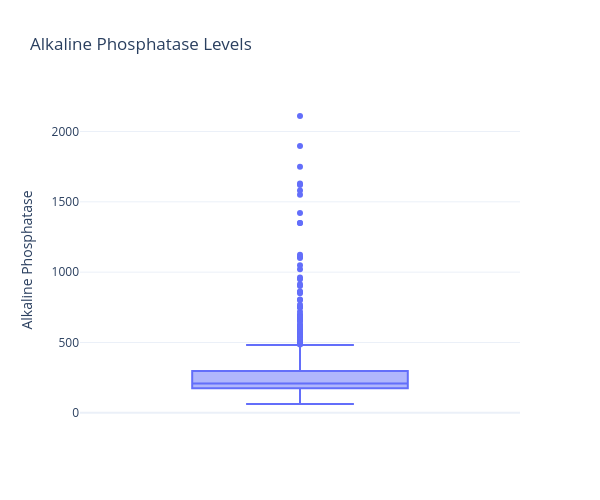

The notebook cell this image was saved under:
### Markdown cell above
**5. Alkaline Phosphatase**

### Code cell
fig = px.box(data, y="Alkaline Phosphatase", title="Alkaline Phosphatase Levels")
fig.update_layout(yaxis_title="Alkaline Phosphatase", template="plotly_white",width=600, height=500)
fig.show()

### Figure 1 — Plotly figure (JSON) as saved in the notebook; plotly's stock layout.template omitted (floating-point values rounded to 4 significant figures; data arrays with more than 128 entries replaced by an {"elided": "..."} marker saying what was removed)
{"data": [{"alignmentgroup": "True", "hovertemplate": "Alkaline Phosphatase=%{y}<extra></extra>", "legendgroup": "", "marker": {"color": "#636efa"}, "name": "", "notched": false, "offsetgroup": "", "orientation": "v", "showlegend": false, "type": "box", "x0": " ", "xaxis": "x", "y": {"elided": "583 int values"}, "y0": " ", "yaxis": "y"}], "layout": {"boxmode": "group", "height": 500, "legend": {"tracegroupgap": 0}, "title": {"text": "Alkaline Phosphatase Levels"}, "width": 600, "xaxis": {"anchor": "y", "autorange": true, "domain": [0, 1], "range": [-0.5, 0.5], "type": "category"}, "yaxis": {"anchor": "x", "autorange": true, "domain": [0, 1], "range": [-50.72, 2224.0], "title": {"text": "Alkaline Phosphatase"}, "type": "linear"}}}
